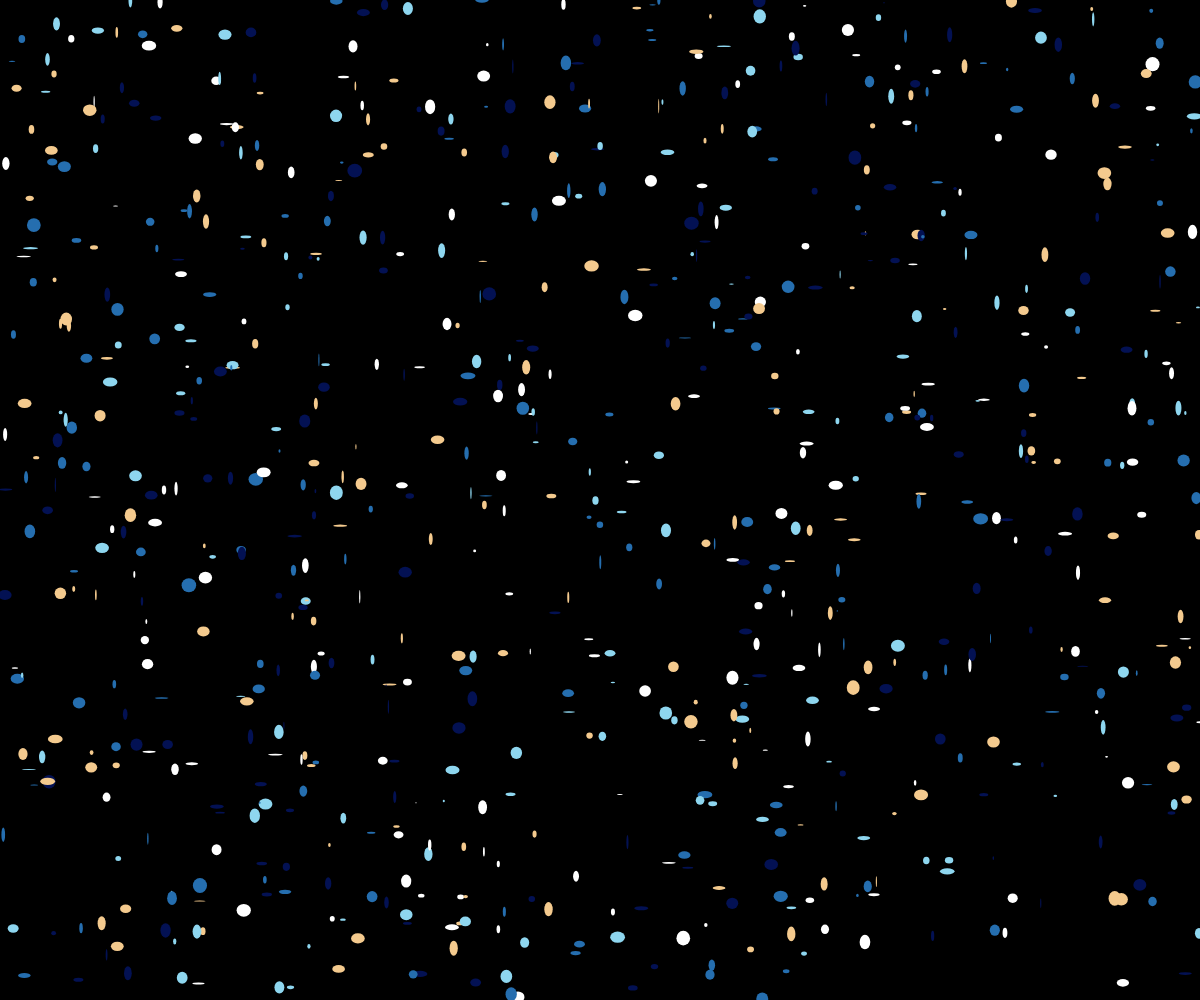
Frame 1 (no input)
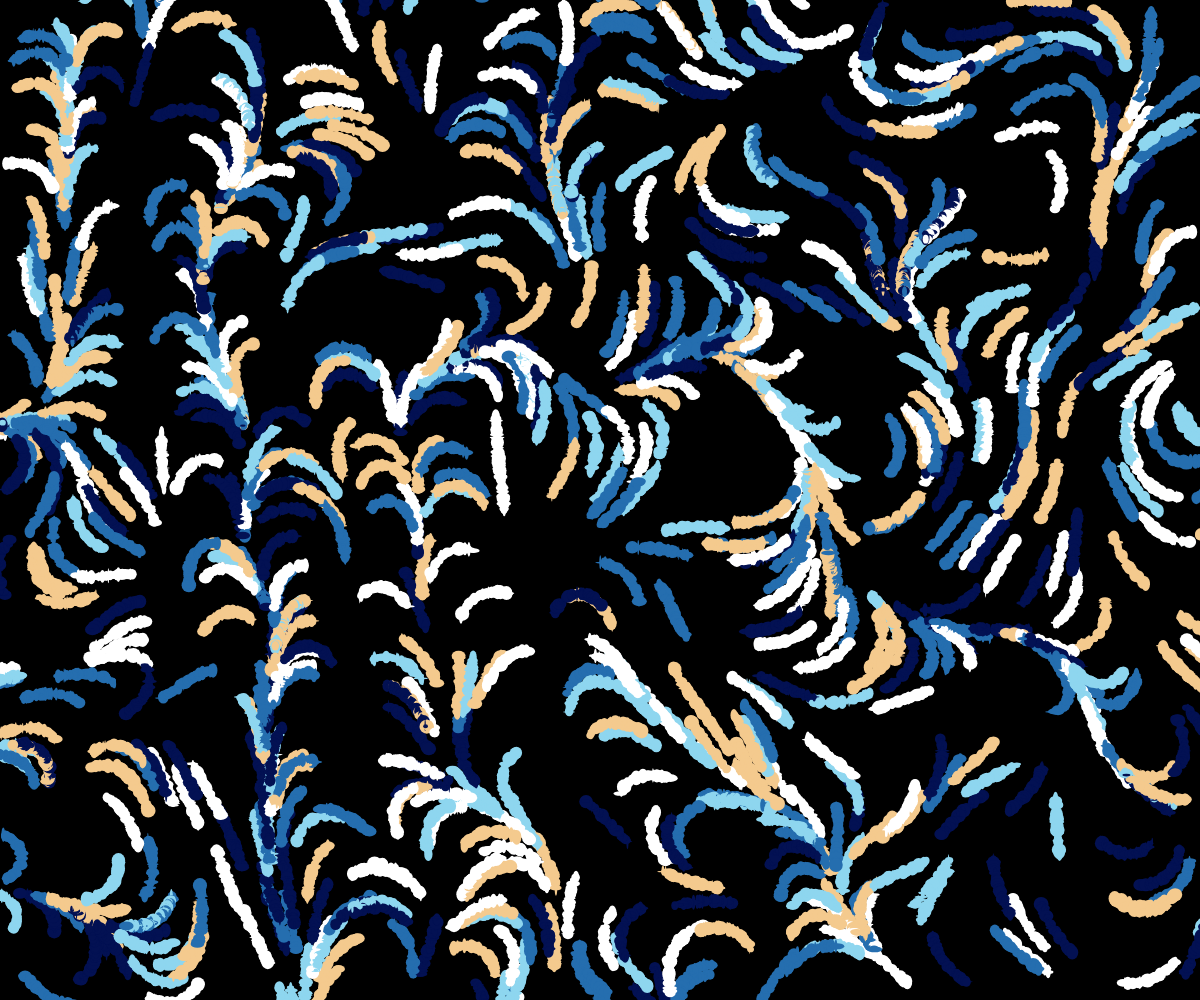
Frame 60 (no input)
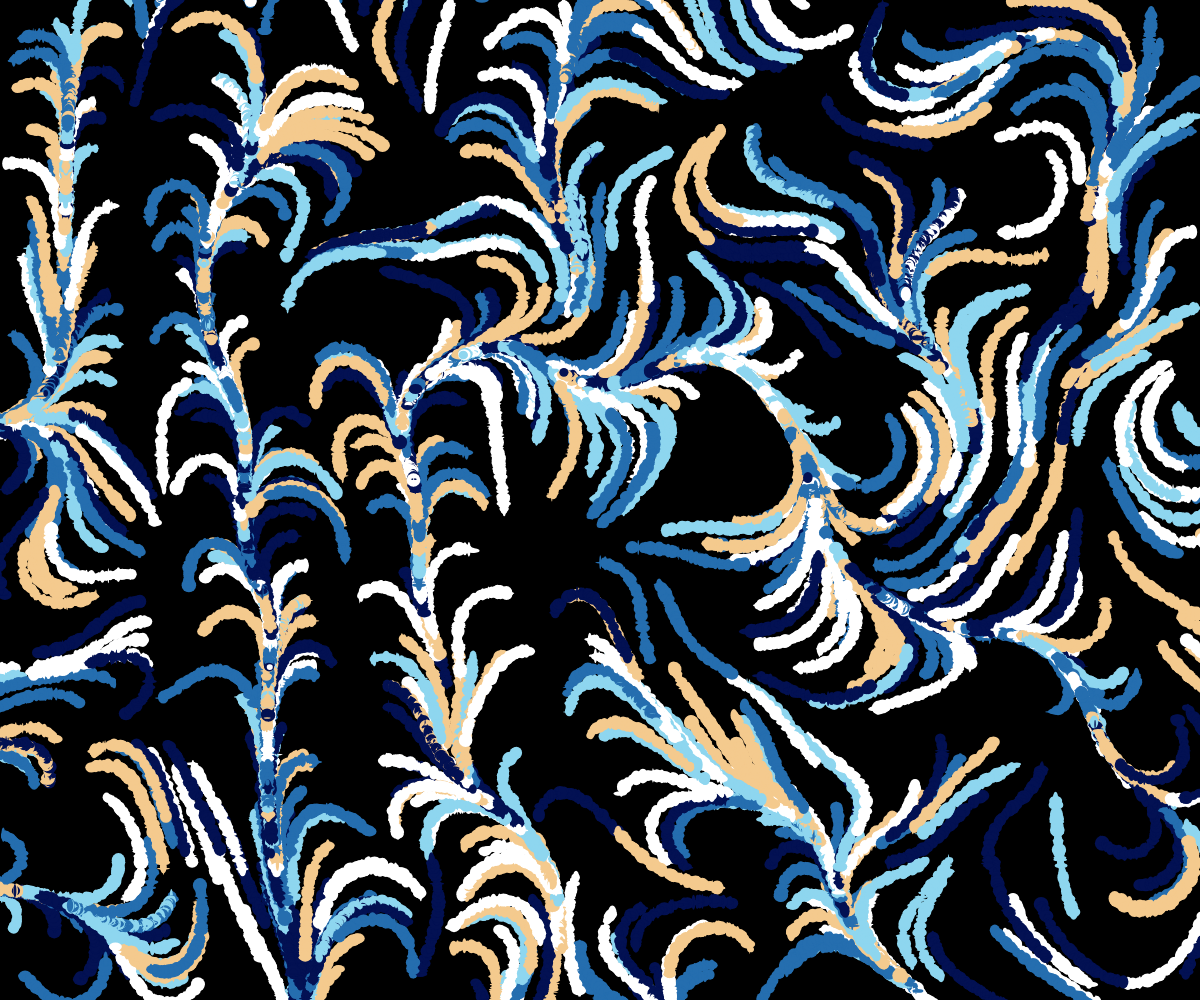
Frame 120 (the mouse pressed at the canvas centre since frame 60)

The p5.js sketch that drew these frames (run headless with seeded random() and noise() and a simulated clock; from frame 60 on, the mouse is pressed at the canvas centre):

// p5.js sketch
// ── sketch.js
let particles, colors;
const moveSpeed = 0.4;
let moveScale = 800;

function setup() {
  createCanvas(windowWidth, windowHeight);
  background("#000000");
  noStroke();

  
  colorPick = [color("#8ed6ef"), color("#aae588F"), color("#f4ca8e"), color("#256eaf"), color("#031153")];
  particles = [];
  for(let i = 0; i < 800; i++){
    particles.push({
      x:random (width),
      y:random(height),
      c:colorPick[floor(random(colorPick.length))]
    });
  }
}

function draw() {

  for(let i = 0; i < particles.length; i++){
    
      let angle = noise(particles [i].x / 1000, particles[i].y /1000) * TWO_PI * 8
    particles[i].x += sin (angle) ;
      particles[i].y += cos (angle);
      fill(particles[i].c);
      ellipse(particles[i].x, particles[i].y, random (1,15), random (1,15));
          // moveScale += 30;
      
    
  }
}
